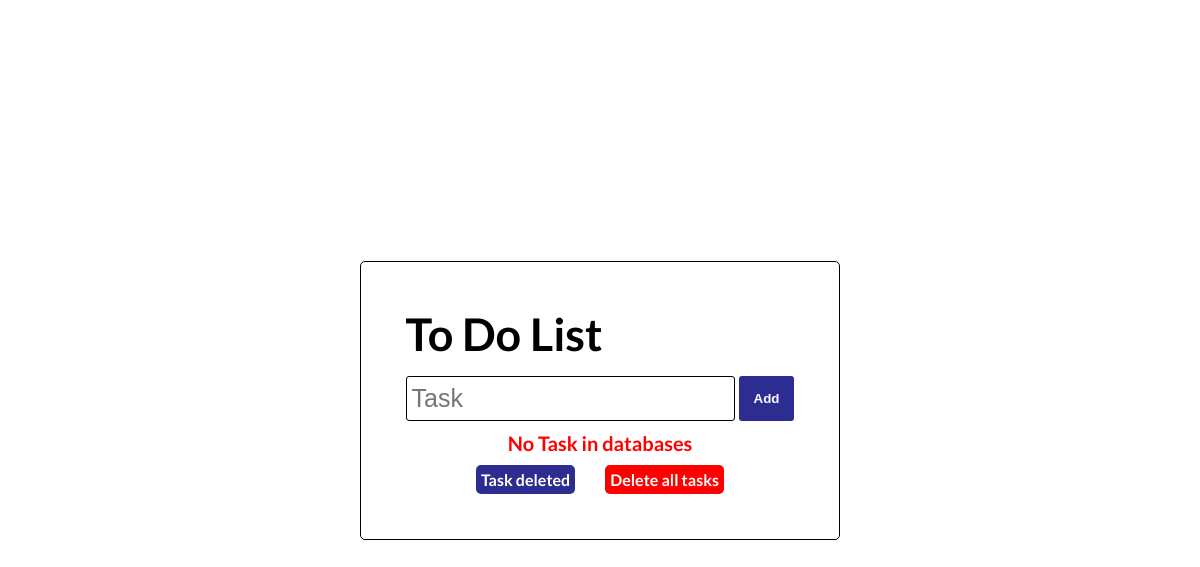
Before: /todolist/ with the older database file.
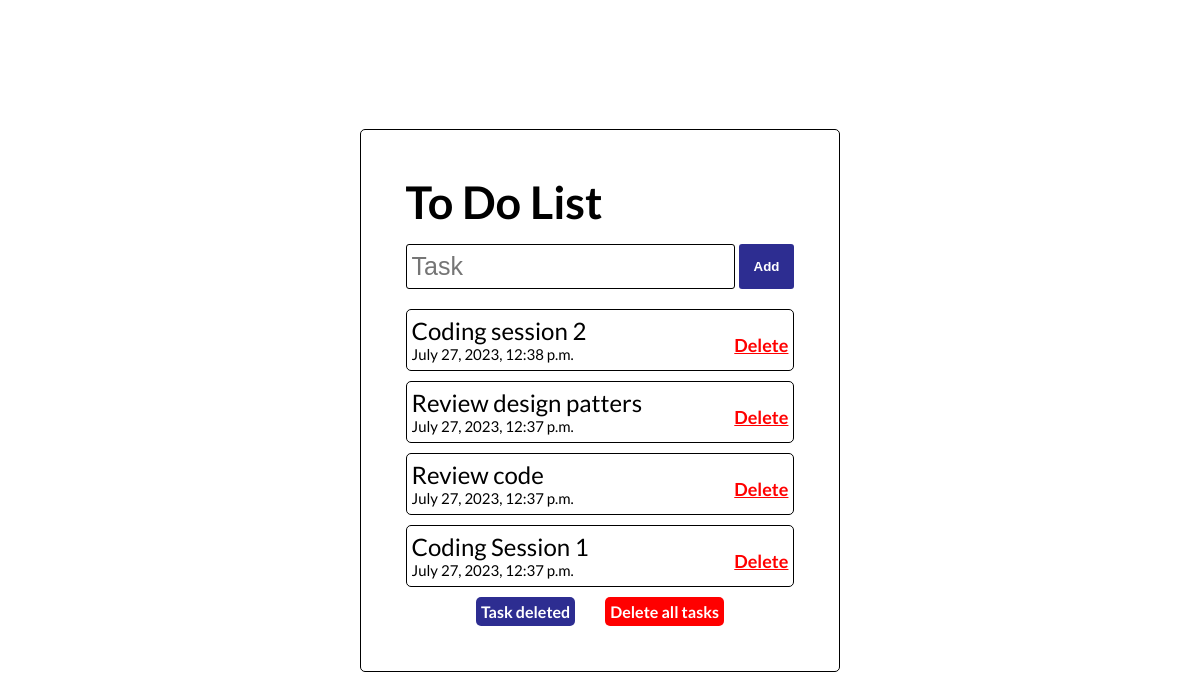
After: the same page with the newer database file.
### toDoList/models.py (models this page shows, shortened)
class Task(models.Model):
    task_text = models.CharField(max_length=200)
    date_creation = models.DateTimeField("Date creation")
    view = models.BooleanField(default=True)

### toDoList/views.py (the view)
# urls.py: path('', views.IndexView.as_view(), name="index"),
class IndexView(generic.ListView):
    context_object_name = "tasks"
    template_name = "toDoList/index.html"
    def get_queryset(self):
        return Task.objects.all().filter(view=True).order_by('-date_creation')

### toDoList/templates/toDoList/index.html (shortened to what this page needs)
{% load static %}
<!DOCTYPE html>
<html lang="en">
<head>
    <link rel="stylesheet" href="{% static 'toDoList/index.css' %}" >
</head>
<body>
    <div id="content">
        <h1>To Do List</h1>
        <div class="addTask">
            <form method="POST" action="{% url 'toDoList:addTask' %}">
                <input type="text" name="task_text" required placeholder="Task" class='input-task' />
                <input type="submit" value="Add"/>
            </form>
        </div>
        {% if tasks %}
            <div id="bloc-task">
                {% for task in tasks %}
                    <div id="task">
                        <div class="left">
                            <div id="task_text">
                                {{task.task_text}}
                            </div>
                            <div id="task_date">
                                {{task.date_creation}}
                            </div>
                        </div>
                        <div class="right">
                            <a href="{% url 'toDoList:deleteTask' task.id %}" id="delete">
                                Delete
                            </a>
                        </div>
                    </div>
                {% endfor %}
        </div>
        {% else %}
            <div id="no-task">
                No Task in databases
            </div>
        {% endif %}
        <div id="bottom">
            <a id="viewTaskDelete" href="{% url 'toDoList:viewTaskDelete' %}">Task deleted</a>
            <a id="deleteAll" href="{% url 'toDoList:deleteAllTask' %}">Delete all tasks</a>
        </div>
    </div>
</body>
</html>

Changed rows visible on the page:
now on this page (row edited): Task: task_text "Coding session 2", date_creation "July 27, 2023, 12:38 p.m."
now on this page (row edited): Task: task_text "Review design patters", date_creation "July 27, 2023, 12:37 p.m."
now on this page (row edited): Task: task_text "Review code", date_creation "July 27, 2023, 12:37 p.m."
now on this page (row edited): Task: task_text "Coding Session 1", date_creation "July 27, 2023, 12:37 p.m."
Other visible differences:
text no longer shown: "No Task in databases"
